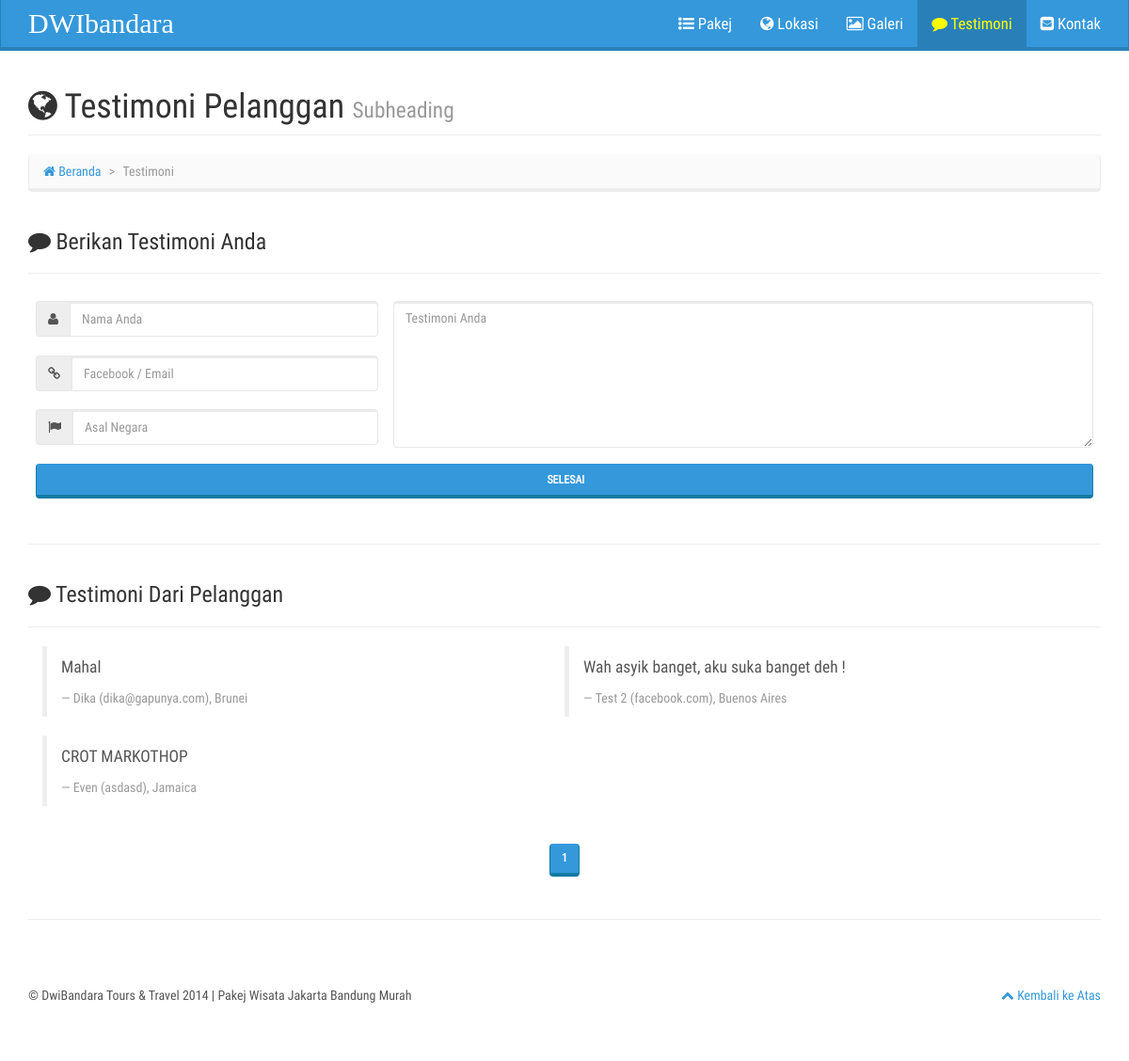
The page /testi-1 on the database its author committed.
### tables this page shows
CREATE TABLE IF NOT EXISTS `testimoni` (
  `id` int(11) NOT NULL AUTO_INCREMENT,
  `pengirim` text NOT NULL,
  `url` text NOT NULL,
  `asal` varchar(100) NOT NULL,
  `tanggal` date NOT NULL,
  `status` enum('Aktif','Nonaktif') NOT NULL,
  `isi` text NOT NULL,
  PRIMARY KEY (`id`)
);

### views/testi.php (the view, shortened to what this page needs)
<div class="container">
    <div class="row">
        <div class="col-sm-12">
            <h1 class="page-header"><i class="fa fa-globe"></i> Testimoni Pelanggan
                <small>Subheading</small>
            </h1>
            <ol class="breadcrumb">
                <li><a href="beranda"><i class="fa fa-home"></i> Beranda</a>
                </li>
                <li class="active">Testimoni</li>
            </ol>
        </div>
    </div>
    <div class="row">
        <div class="col-sm-12">
            <h3><i class="fa fa-comment"></i> Berikan Testimoni Anda</h3><hr>
            <form action="addTesti" method="post" role="form">
                <table class="table" cellpadding="0" cellspacing="0">
                    <tr>
                        <td class="col-sm-4">
                            <div class="input-group">
                                <div class="input-group-addon"><i class="fa fa-user"></i></div>
                                <input class="form-control" type="text" name="nama" placeholder="Nama Anda">
                            </div>
                        </td>
                        <td rowspan="3" class="col-sm-8">
                            <textarea class="form-control" name="isi" id="" cols="30" rows="7" placeholder="Testimoni Anda"></textarea>
                        </td>
                    </tr>
                    <tr>
                        <td>
                            <div class="input-group">
                                <div class="input-group-addon"><i class="fa fa-link"></i></div>
                                <input class="form-control" type="text" name="url" placeholder="Facebook / Email">
                            </div>
                        </td>
                    </tr>
                    <tr>
                        <td>
                            <div class="input-group">
                                <div class="input-group-addon"><i class="fa fa-flag"></i></div>
                                <input class="form-control" type="text" name="asal" placeholder="Asal Negara">
                            </div>
                        </td>
                    </tr>
                    <tr>
                        <td colspan="2">
                            <button type="submit" class="btn btn-primary col-sm-12 col-xs-12"><i class="fa fa-success"></i> Selesai</button>
                        </td>
                    </tr>
                </table>
            </form>
        </div>
    </div>
    <hr>
    <div class="row">
        <div class="col-sm-12 ">
        <h3><i class="fa fa-comment"></i> Testimoni Dari Pelanggan</h3><hr>
            <div class="col-sm-12">
                <?php
                    $p      = new pagingTestiShow;
                    $batas  = 10;
                    $posisi = $p->cariPosisi($batas);
                    $q      = mysql_query("SELECT * FROM testimoni WHERE status='Aktif' ORDER BY tanggal ASC LIMIT $posisi, $batas");
                    if(mysql_num_rows($q)==0){
                        echo"Tidak ada testimoni.";
                    }else{
                    while($odd=mysql_fetch_array($q)){
                 ?>
                    <blockquote class="col-sm-6">
                        <p><?php echo $odd['isi']; ?>
                        </p>
                        <small><?php echo "$odd[pengirim] ($odd[url]), $odd[asal]"; ?></small>
                    </blockquote>
                <?php
                    }
                    $jmldata    =   mysql_num_rows(mysql_query("SELECT * FROM testimoni WHERE status='Aktif'"));
                    $jmlhalaman =   $p->jumlahHalaman($jmldata, $batas);
                    $linkHalaman=   $p->navHalaman($_GET['hal'],$jmlhalaman);
                }
                echo"
            </div>
        </div>
    </div>
    <div class='row text-center'>
        <div class='col-lg-12'>
            <ul class='pagination'>
                $linkHalaman
            </ul>";
            ?>
        </div>
    </div>
    <hr>
</div>

### main.php (shortened to what this page needs)
<!DOCTYPE html>
<html>
<?php
    include("lib/paginator.php");
    include("views/head.php");
?>
    <body>
<?php
        include("views/header.php");
        	switch($_GET['page']){
                case 'testi'    :   include("views/testi.php");
                                    break;
        	}
        include("views/footer.php");
?>
    </body>
</html>

### views/head.php (shortened to what this page needs)
<head>
	<link rel="stylesheet" href="assets/css/lumen.bootstrap.css">
	<link rel="stylesheet" href="assets/css/modern-business.css">
	<link rel="stylesheet" href="assets/css/font-awesome.css">
</head>

### views/header.php (shortened to what this page needs)
<nav id="top" class="navbar navbar-inverse navbar-static-top" role="navigation" style="font-size:120%">
    <div class="container">
        <div class="navbar-header">
            <a href="beranda" class="navbar-brand lobster" style="font-size: 30px">DWIbandara</a>
        </div>
        <div class="collapse navbar-collapse" id="bs-example-navbar-collapse-1">
            <ul class="nav navbar-nav navbar-right">
                <?php if($_GET['page']=='pakej'){ ?>
                <li class='active'>
                <?php }else{ echo "<li>"; } ?>
                    <a href="pakej"><i class="fa fa-list-ul"></i> Pakej</a>
                </li>
                <?php if($_GET['page']=='lokasi'){ ?>
                <li class='active' style="color:#FFF">
                <?php }else{ echo "<li>"; } ?>
                    <a href="lokasi"><i class="fa fa-globe"></i> Lokasi</a>
                </li>
                <?php if($_GET['page']=='galeri'){ ?>
                <li class="active" style="color:#FFF">
                <?php }else{ echo "<li>"; } ?>
                    <a href="galeri"><i class="fa fa-picture-o"></i> Galeri</a>
                </li>
                <?php if($_GET['page']=='testi'){ ?>
                <li class="active" style="color:#FFF">
                <?php }else{ echo "<li>"; } ?>
                    <a href="testi-1"><i class="fa fa-comment"></i> Testimoni</a>
                </li>
                <?php if($_GET['page']=='kontak'){ ?>
                <li class='active' style="color:#FFF">
                <?php }else{ echo "<li>"; } ?>
                    <a href="kontak"><i class="fa fa-envelope-square"></i> Kontak</a>
                </li>
            </ul>
        </div>
    </div>
</nav>

### lib/paginator.php (shortened to what this page needs)
<?php
class pagingTestiShow{
    function cariPosisi($batas){
       if(empty($_GET['hal'])){
            $posisi=0;
            $_GET['hal']=1;
       }else{
            $posisi=($_GET['hal']-1)*$batas;
       }
       return $posisi;
     }
     function jumlahHalaman($jmldata, $batas){
        $jmlhalaman = ceil($jmldata/$batas);
        return $jmlhalaman;
     }
     function navHalaman($halaman_aktif, $jmlhalaman){
        $link_halaman="";
        for($i=1; $i<=$jmlhalaman; $i++){
           if($i == $halaman_aktif){
                $link_halaman .= "<li class='active'><a disabled=disabled>$i</a></li>";
           }else{
                $link_halaman .= "<li><a href=testi-$i>$i</a></li>";
           }
                $link_halaman .= "";
        }
            return $link_halaman;
    }
}
?>

### views/footer.php (shortened to what this page needs)
<div class="container">
	<div class="footer">
		<footer>
		    <div class="row">
		        <div class="col-sm-8">
		            <p>&copy; DwiBandara Tours & Travel 2014 | Pakej Wisata Jakarta Bandung Murah
		            </p>
		        </div>
		        <div class="col-sm-4">
		        	<p class="pull-right"><a href="#top" data-scroll><i class="fa fa-chevron-up"></i> Kembali ke Atas</a></p>
		        </div>
		    </div>
	    </footer>
	</div>
</div>

### assets/css/modern-business.css (style rules this page uses)
html, body { height: 100%; }
footer { margin: 50px 0; }

### rows shown on the page
testimoni: isi "Mahal", pengirim "Dika", url "dika@gapunya.com", asal "Brunei"
testimoni: isi "Wah asyik banget, aku suka banget deh !", pengirim "Test 2", url "facebook.com", asal "Buenos Aires"
testimoni: isi "CROT MARKOTHOP", pengirim "Even", url "asdasd", asal "Jamaica"
